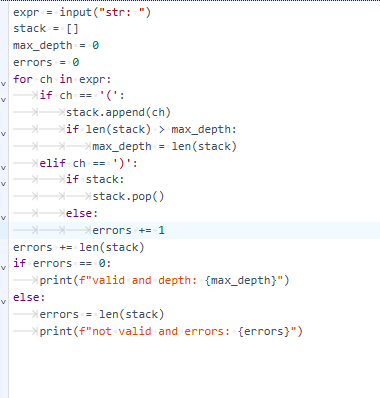
#> input picture backend/uploads/test.png, 380 x 398 px
$ python test_ocr.py
#> lines starting #> are read from the running program, lines starting #| are printed output that depends on the picture
### backend/multimodal/ocr_agent.py
import cv2
import pytesseract

pytesseract.pytesseract.tesseract_cmd = (
    r"C:\Program Files\Tesseract-OCR\tesseract.exe"
)


def extract_text(image_path):

#> called with image_path = 'uploads/test.png'
    img = cv2.imread(image_path)
#> img is the input picture: shape (398, 380, 3); mean B, G, R 249.9, 249, 249.1

    if img is None:
        raise FileNotFoundError(
        f"Image not found or cannot be opened: {image_path}"
    )

    gray = cv2.cvtColor(img, cv2.COLOR_BGR2GRAY)
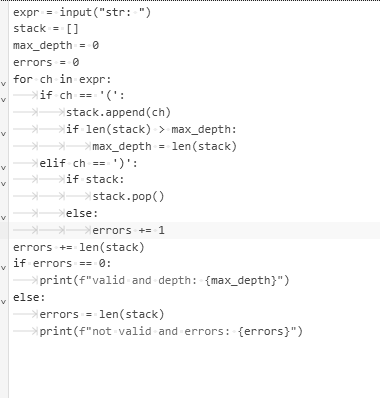
#> gray: shape (398, 380); min 33, max 255, mean 249.1

#> (the run stopped early here; a loop or call above may not have finished)
